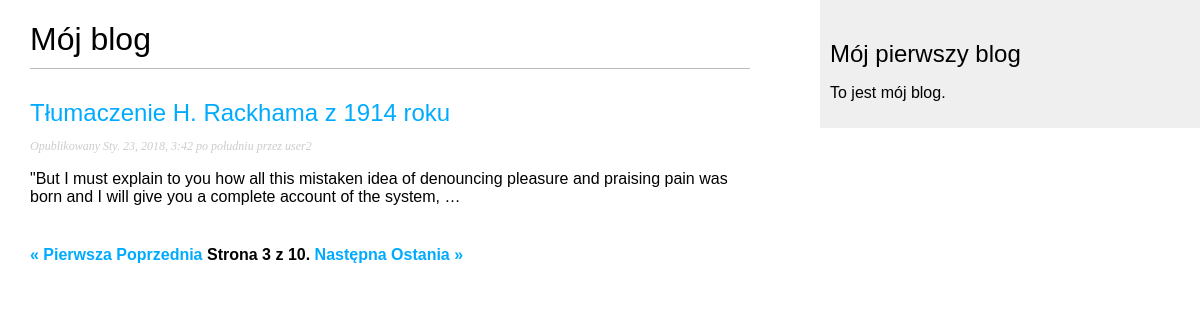
Page /blog/?page=3 on the committed database.
### blog/models.py (models this page shows, shortened)
class Post(models.Model):
    STATUS_CHOICES = (('draft', 'Roboczy'),
                      ('published', 'Opublikowany'))
    title = models.CharField(max_length=250)
    slug = models.SlugField(max_length=250,
                            unique_for_date='publish')
    author = models.ForeignKey(User,
                               related_name='blog_posts',
                               on_delete=models.CASCADE)
    body = models.TextField()
    publish = models.DateTimeField(default=timezone.now)
    created = models.DateTimeField(auto_now_add=True)
    update = models.DateTimeField(auto_now=True)
    status = models.CharField(max_length=10,
                              choices=STATUS_CHOICES,
                              default='draft')
    tags = TaggableManager()
    object = models.Manager()
    published = PublishedManager()
    def get_absolute_url(self):
        return reverse('blog:post_detail',
                       args=[self.publish.year,
                             self.publish.strftime('%m'),
                             self.publish.strftime('%d'),
                             self.slug
                             ]
                       )
    class Meta:
        ordering = ('-publish', 'author')

### blog/views.py (the view)
# urls.py: path('', views.post_list, name='post_list'),
def post_list(request, tag_slug=None):
    template_name = 'blog/post/list.html'
    posts_list = Post.published.all()
    tag = None
    if tag_slug:
        tag = get_object_or_404(Tag, slug=tag_slug)
        post_list = post_list.filter(tags__in=[tag])
    paginator = Paginator(posts_list, 1)
    page = request.GET.get('page')
    try:
        posts = paginator.page(page)
    except PageNotAnInteger:
        posts = paginator.page(1)
    except EmptyPage:
        posts = paginator.page(paginator.num_pages)
    context = {'page': page,
               'posts': posts}
    return render(request, template_name, context)

### blog/models.py (called while the page is built)
    def get_queryset(self):
        return super(PublishedManager, self).get_queryset().filter(status='published')

### blog/templates/blog/post/list.html (shortened to what this page needs)
{% extends "blog/base.html" %}
{% block content %}
    <h1>Mój blog</h1>
    {% for post in posts %}
        <h2>
            <a href="{{ post.get_absolute_url }}">{{ post.title }}</a>
        </h2>
        <p class="date">
            Opublikowany {{ post.publish }} przez {{ post.author }}
        </p>
        {{ post.body|truncatewords:30|linebreaks }}
    {% endfor %}
    {% include "blog/post/pagination.html" with page=posts %}
{% endblock %}

### blog/static/css/blog.css (style rules this page uses)
body { margin:0; padding:0; font-family:helvetica, sans-serif; }
a { color:#00abff; text-decoration:none; }
h1 { font-weight:normal; border-bottom:1px solid #bbb; padding:0 0 10px 0; }
h2 { font-weight:normal; margin:30px 0 0; }
p.date { color:#ccc; font-family: georgia, serif; font-size: 12px; font-style: italic; }

### rows in the picture
Post: title "Tłumaczenie H. Rackhama z 1914 roku", publish "Sty. 23, 2018, 3:42 po południu", author "user2", body "\"But I must explain to you how all this mistaken idea of denouncing pleasure and praising pain was born and I will give you a complete account of the system, …"

### other values in the picture
{{ page.number }} "3"
{{ page.paginator.num_pages }} "10"
